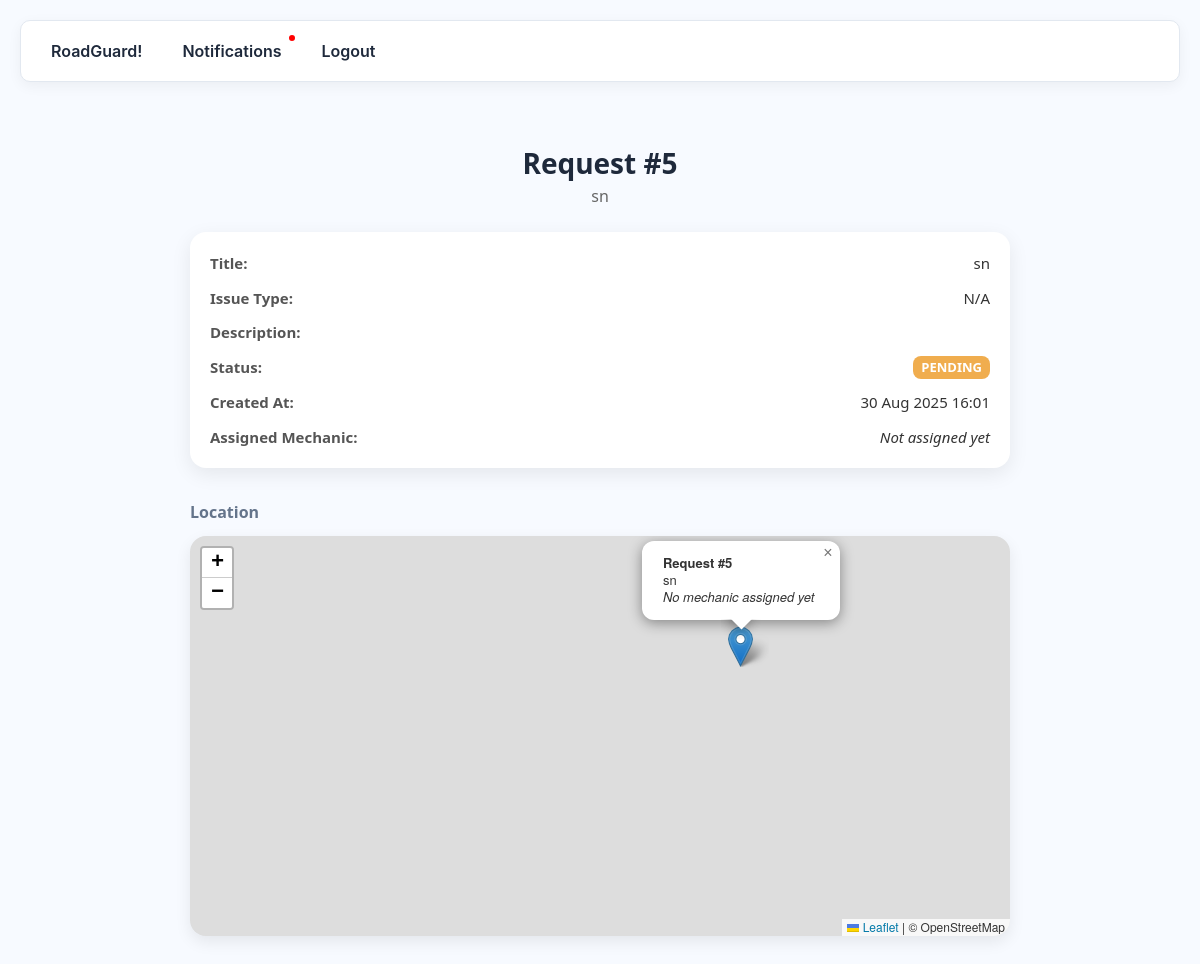
The app's page /request/5 (signed in), older data.
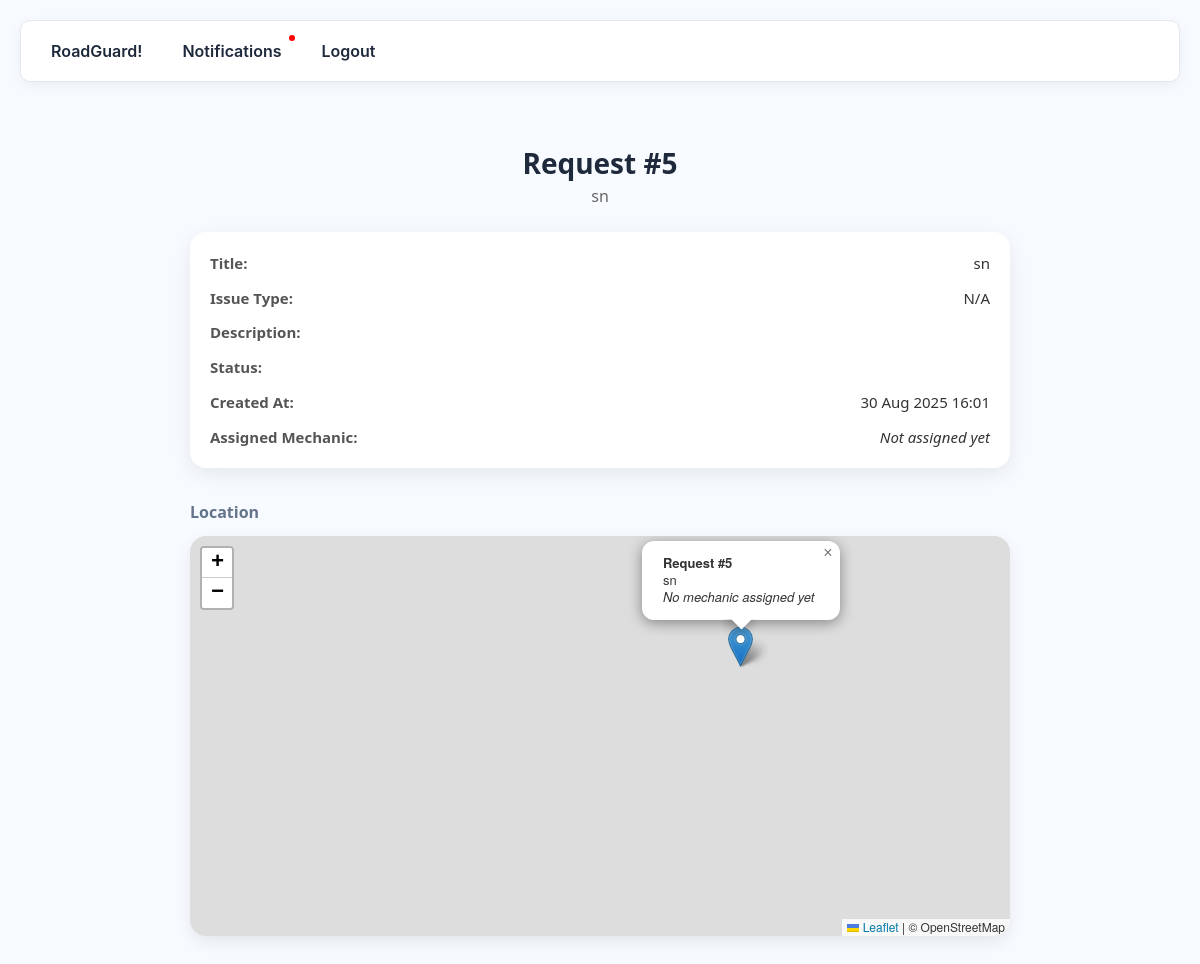
The same page, newer data.
### app.py (models this page shows)
class ServiceRequest(db.Model):
    id = db.Column(db.Integer, primary_key=True)
    user_id = db.Column(db.Integer, db.ForeignKey('user.id'))
    title = db.Column(db.String(200))
    description = db.Column(db.Text)
    lat = db.Column(db.Float)
    lng = db.Column(db.Float)
    status = db.Column(db.String(50), default='submitted')
    created_at = db.Column(db.DateTime, default=datetime.utcnow)
    assigned_mechanic_id = db.Column(db.Integer, db.ForeignKey('user.id'), nullable=True)
    mechanic_response = db.Column(db.Text, nullable=True)
    user = db.relationship("User", foreign_keys=[user_id], backref="requests_made")
    mechanic = db.relationship("User", foreign_keys=[assigned_mechanic_id], backref="requests_taken")

### app.py (the view)
@app.route("/request/<int:req_id>")
@login_required
def request_detail(req_id):
    req = ServiceRequest.query.get_or_404(req_id)
    if current_user.role == Role.USER.value and req.user_id != current_user.id:
        flash("Unauthorized access", "danger")
        return redirect(url_for("user_dashboard"))
    return render_template("request_detail.html", req=req)

### app.py (called while the page is built)
@login_manager.user_loader
def load_user(user_id):
    return User.query.get(int(user_id))

### templates/request_detail.html (shortened to what this page needs)
{% extends 'layout.html' %}
{% block content %}
<div class="container">
  <div class="header-section">
    <h2>Request #{{ req.id }}</h2>
    <p class="subtitle">{{ req.title }}</p>
  </div>
  <div class="request-card">
    <div class="request-info">
      <div class="info-row"><span class="label">Title:</span> {{ req.title }}</div>
      <div class="info-row"><span class="label">Issue Type:</span> {{ req.issue_type if req.issue_type else 'N/A' }}</div>
      <div class="info-row"><span class="label">Description:</span> {{ req.description }}</div>
      <div class="info-row"><span class="label">Status:</span> <span class="status {{ req.status | lower }}">{{ req.status }}</span></div>
      <div class="info-row"><span class="label">Created At:</span> {{ req.created_at.strftime('%d %b %Y %H:%M') }}</div>
      <div class="info-row"><span class="label">Assigned Mechanic:</span>
        {% if mechanic %}
          {{ mechanic.name }} (<a href="tel:{{ mechanic.phone }}">{{ mechanic.phone }}</a>)
        {% else %}
          <em>Not assigned yet</em>
        {% endif %}
      </div>
    </div>
  </div>
  <div class="map-section">
    <h3>Location</h3>
    <div id="map"></div>
  </div>
</div>
{% endblock %}

Row changes from the older to the newer data that the page shows:
changed ServiceRequest "sn": status "PENDING" → (not shown)
